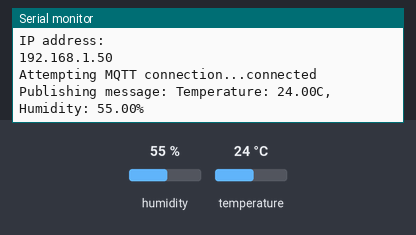
This sketch was run on a simulated ESP32. On the bench: the last lines printed to the serial monitor. The inputs (shaded band) are chosen by the test bench; at power-on: humidity 55 %, temperature 24 °C. WiFi joins after 1.5 s; servers stay silent unless stated; no MQTT or app messages arrive unless stated.

Above: at 2.7 s.
2.8 s: humidity set to 22 %
At 4.2 s:
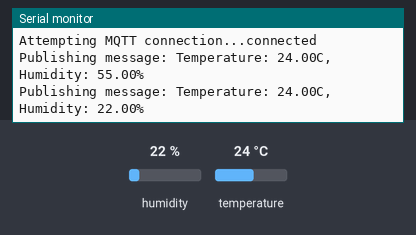
5.5 s: temperature set to 12 °C
At 6.6 s:
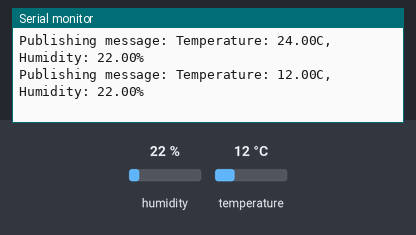
8.2 s: humidity set to 40 %
At 10.2 s:
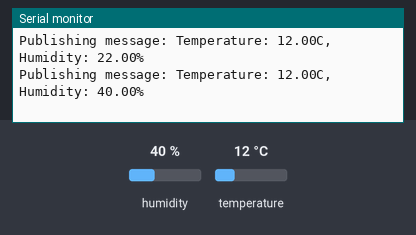
Timing chart, 0 to 11.7 s (numbered marks = the images above; inputs shaded):
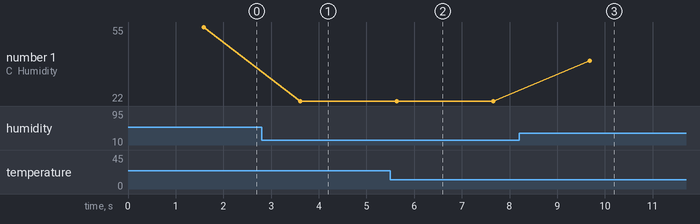

The sketch:

Kode_ReyganNS_Suhu2.ino
```cpp
/* Reygan Nuzul Syaka */
#include <WiFi.h>
#include <PubSubClient.h>
#include <DHT.h>


const char* ssid = "CLARA";
const char* password = "Clararasmine";
const char* broker = "broker.hivemq.com";

#define DHTPIN 4
#define DHTTYPE DHT11

DHT dht(DHTPIN, DHTTYPE);
WiFiClient espClient;
PubSubClient client(espClient);

void setup() {
  Serial.begin(115200);
  dht.begin();
  setup_wifi();
  client.setServer(broker, 1883);
}

void setup_wifi() {
  delay(10);
  Serial.println();
  Serial.print("Connecting to ");
  Serial.println(ssid);

  WiFi.begin(ssid, password);

  while (WiFi.status() != WL_CONNECTED) {
    delay(500);
    Serial.print(".");
  }

  Serial.println("");
  Serial.println("WiFi connected");
  Serial.println("IP address: ");
  Serial.println(WiFi.localIP());
}

void reconnect() {
  while (!client.connected()) {
    Serial.print("Attempting MQTT connection...");
    if (client.connect("ESP32Client")) {
      Serial.println("connected");
    } else {
      Serial.print("failed, rc=");
      Serial.print(client.state());
      Serial.println(" try again in 5 seconds");
      delay(5000);
    }
  }
}

void loop() {
  if (!client.connected()) {
    reconnect();
  }
  client.loop();

  float h = dht.readHumidity();
  float t = dht.readTemperature();

  if (isnan(h) || isnan(t)) {
    Serial.println("Failed to read from DHT sensor!");
    return;
  }

  String payload = "Temperature: " + String(t) + "C, Humidity: " + String(h) + "%";
  Serial.print("Publishing message: ");
  Serial.println(payload);
  client.publish("reyganns/suhu", (char*) payload.c_str());

  delay(2000);
}
```

Measured:
- after the input at 2.8 s, the serial monitor: prints a new line after 0.81 s (image 1)
- after the input at 5.5 s, the serial monitor: prints a new line after 0.14 s (image 2)
- after the input at 8.2 s, the serial monitor: prints a new line after 1.5 s (image 3)
- plotted number 1: 55 → 22 after the input at 2.8 s, 22 → 40 after the input at 8.2 s
